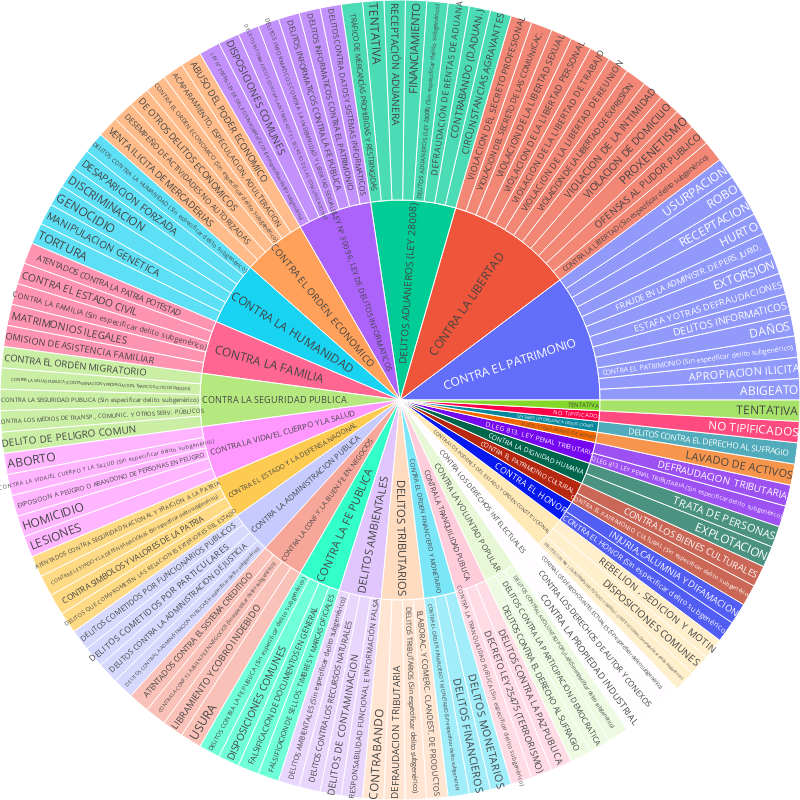

The code cell stored with this chart in its notebook:
### Code cell
fig = px.sunburst(
    gsg,
    path=['generico', 'subgenerico'],
    width=800,  # Ajusta el ancho de la figura
    height=800  # Ajusta la altura de la figura
)
fig.update_layout(margin=dict(t=0, l=0, r=0, b=0))  # Ajusta los márgenes
fig.show()

### Figure 1 — Plotly figure (JSON) as saved in the notebook; plotly's stock layout.template omitted (floating-point values rounded to 4 significant figures; data arrays with more than 128 entries replaced by an {"elided": "..."} marker saying what was removed)
{"data": [{"branchvalues": "total", "domain": {"x": [0, 1], "y": [0, 1]}, "hovertemplate": "labels=%{label}<br>count=%{value}<br>parent=%{parent}<br>id=%{id}<extra></extra>", "ids": {"elided": "145 str values"}, "labels": {"elided": "145 str values"}, "name": "", "parents": {"elided": "145 str values"}, "type": "sunburst", "values": {"elided": "145 int values"}}], "layout": {"height": 800, "legend": {"tracegroupgap": 0}, "margin": {"b": 0, "l": 0, "r": 0, "t": 0}, "width": 800}}
